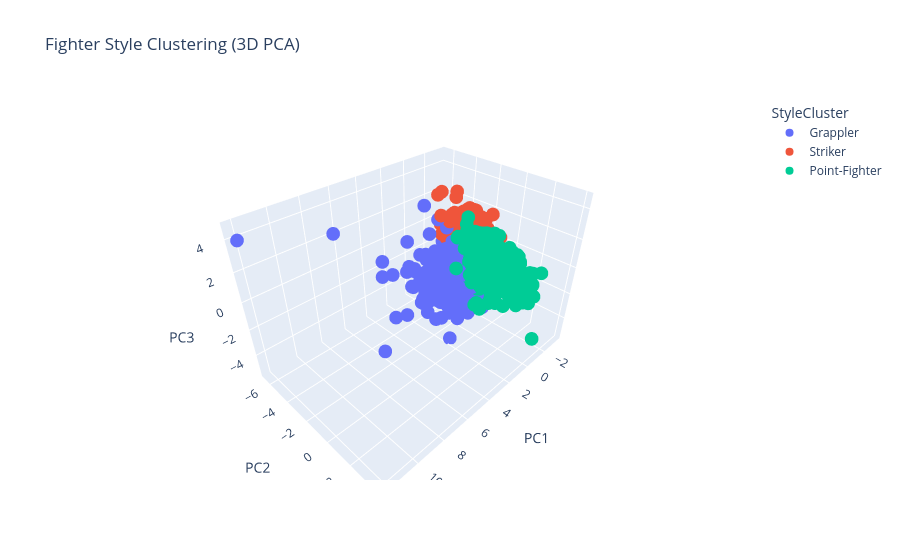

Notebook cell for this chart:
### Markdown cell above
## Fight Style Visualization

The clustering can also be visualized with PCA. The first three principal components are used for a 3D scatter plot.

### Code cell
import plotly.express as px

# 3D PCA visualization
pca = PCA(n_components=3, random_state=RANDOM_STATE)
pca_components = pca.fit_transform(scaled_style_features)

pca_data = pd.DataFrame(
    pca_components,
    columns=["PC1", "PC2", "PC3"]
)

pca_data["fighter"] = fighter_style_stats["fighter"].values
pca_data["StyleCluster"] = fighter_style_stats["StyleCluster"].map(style_labels).values

fig = px.scatter_3d(
    pca_data,
    x="PC1",
    y="PC2",
    z="PC3",
    color="StyleCluster",
    hover_name="fighter",
    title="Fighter Style Clustering (3D PCA)"
)

fig.show()


# Loadings for PC1, PC2, and PC3
pca_for_loadings = PCA(n_components=3, random_state=RANDOM_STATE)
pca_for_loadings.fit(scaled_style_features)

loading_df = pd.DataFrame(
    pca_for_loadings.components_.T,
    index=style_feature_cols,
    columns=["PC1", "PC2", "PC3"]
).reset_index(names="Feature")

display(loading_df)

### Figure 1 — Plotly figure (JSON) as saved in the notebook; plotly's stock layout.template omitted (floating-point values rounded to 4 significant figures; data arrays with more than 128 entries replaced by an {"elided": "..."} marker saying what was removed)
{"data": [{"hovertemplate": "<b>%{hovertext}</b><br><br>StyleCluster=Grappler<br>PC1=%{x}<br>PC2=%{y}<br>PC3=%{z}<extra></extra>", "hovertext": {"elided": "375 str values"}, "legendgroup": "Grappler", "marker": {"color": "#636efa", "symbol": "circle"}, "mode": "markers", "name": "Grappler", "scene": "scene", "showlegend": true, "type": "scatter3d", "x": {"elided": "375 float values"}, "y": {"elided": "375 float values"}, "z": {"elided": "375 float values"}}, {"hovertemplate": "<b>%{hovertext}</b><br><br>StyleCluster=Striker<br>PC1=%{x}<br>PC2=%{y}<br>PC3=%{z}<extra></extra>", "hovertext": {"elided": "572 str values"}, "legendgroup": "Striker", "marker": {"color": "#EF553B", "symbol": "circle"}, "mode": "markers", "name": "Striker", "scene": "scene", "showlegend": true, "type": "scatter3d", "x": {"elided": "572 float values"}, "y": {"elided": "572 float values"}, "z": {"elided": "572 float values"}}, {"hovertemplate": "<b>%{hovertext}</b><br><br>StyleCluster=Point-Fighter<br>PC1=%{x}<br>PC2=%{y}<br>PC3=%{z}<extra></extra>", "hovertext": {"elided": "777 str values"}, "legendgroup": "Point-Fighter", "marker": {"color": "#00cc96", "symbol": "circle"}, "mode": "markers", "name": "Point-Fighter", "scene": "scene", "showlegend": true, "type": "scatter3d", "x": {"elided": "777 float values"}, "y": {"elided": "777 float values"}, "z": {"elided": "777 float values"}}], "layout": {"legend": {"title": {"text": "StyleCluster"}, "tracegroupgap": 0}, "scene": {"domain": {"x": [0, 1], "y": [0, 1]}, "xaxis": {"title": {"text": "PC1"}}, "yaxis": {"title": {"text": "PC2"}}, "zaxis": {"title": {"text": "PC3"}}}, "title": {"text": "Fighter Style Clustering (3D PCA)"}}}
